Frame 1 (no input): blank canvas, image omitted
Frame 60 (the mouse pressed at the canvas centre just before this capture): blank canvas, image omitted
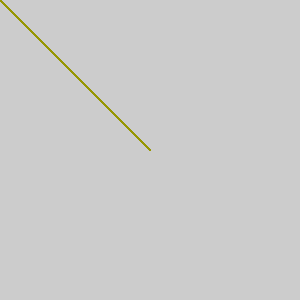
Frame 120 (the mouse held since frame 60 and released just before this capture)

The Processing sketch whose frames 1 and 60 were blank and that drew this single picture after the mouse press (run headless with seeded random() and noise(); from frame 60 on, the mouse is pressed at the canvas centre):

// Processing sketch: processing_181962
// ── processing_181962.pde

void setup() {
size(300,300);
}
void draw(){
  stroke(mouseY, mouseX, 0);
line(0, 0, mouseX, mouseY);
}
